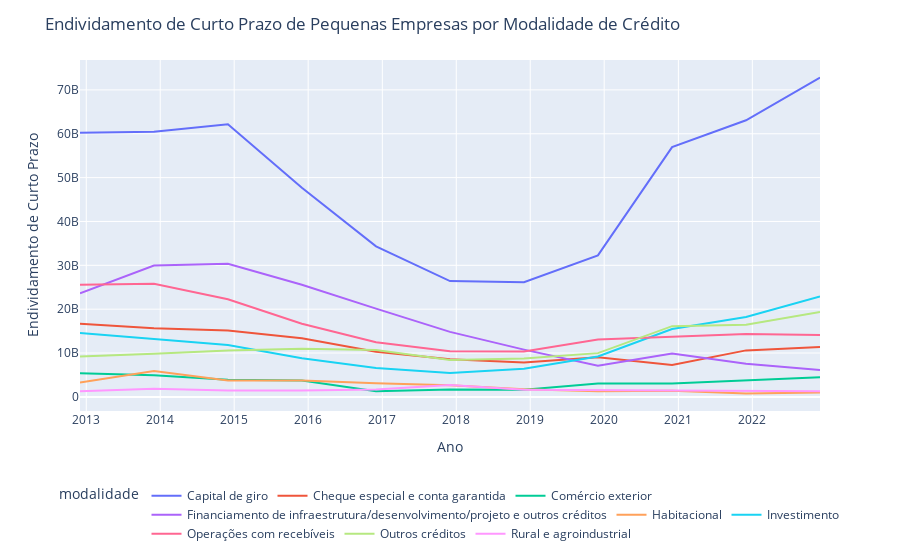

Notebook code cell kept with this figure:
### Code cell
fig = px.line(df_total_pequeno, 
             x='data_base',
             y='curto_prazo_deflacionado', 
             color='modalidade')

fig.update_layout(title_text='Endividamento de Curto Prazo de Pequenas Empresas por Modalidade de Crédito',
             xaxis_title='Ano',
             yaxis_title='Endividamento de Curto Prazo',
             legend_orientation="h",
             legend=dict(y=-0.2, x=0.5, xanchor='center'))

fig.show()

### Figure 1 — Plotly figure (JSON) as saved in the notebook; plotly's stock layout.template omitted (floating-point values rounded to 4 significant figures)
{"data": [{"hovertemplate": "modalidade=Capital de giro<br>data_base=%{x}<br>curto_prazo_deflacionado=%{y}<extra></extra>", "legendgroup": "Capital de giro", "line": {"color": "#636efa", "dash": "solid"}, "marker": {"symbol": "circle"}, "mode": "lines", "name": "Capital de giro", "orientation": "v", "showlegend": true, "type": "scatter", "x": ["2012-12", "2013-12", "2014-12", "2015-12", "2016-12", "2017-12", "2018-12", "2019-12", "2020-12", "2021-12", "2022-12"], "xaxis": "x", "y": [60250000000.0, 60470000000.0, 62170000000.0, 47670000000.0, 34340000000.0, 26400000000.0, 26140000000.0, 32270000000.0, 56950000000.0, 63070000000.0, 72820000000.0], "yaxis": "y"}, {"hovertemplate": "modalidade=Cheque especial e conta garantida<br>data_base=%{x}<br>curto_prazo_deflacionado=%{y}<extra></extra>", "legendgroup": "Cheque especial e conta garantida", "line": {"color": "#EF553B", "dash": "solid"}, "marker": {"symbol": "circle"}, "mode": "lines", "name": "Cheque especial e conta garantida", "orientation": "v", "showlegend": true, "type": "scatter", "x": ["2012-12", "2013-12", "2014-12", "2015-12", "2016-12", "2017-12", "2018-12", "2019-12", "2020-12", "2021-12", "2022-12"], "xaxis": "x", "y": [16660000000.0, 15680000000.0, 15150000000.0, 13390000000.0, 10290000000.0, 8562000000.0, 7864000000.0, 9031000000.0, 7263000000.0, 10600000000.0, 11380000000.0], "yaxis": "y"}, {"hovertemplate": "modalidade=Comércio exterior<br>data_base=%{x}<br>curto_prazo_deflacionado=%{y}<extra></extra>", "legendgroup": "Comércio exterior", "line": {"color": "#00cc96", "dash": "solid"}, "marker": {"symbol": "circle"}, "mode": "lines", "name": "Comércio exterior", "orientation": "v", "showlegend": true, "type": "scatter", "x": ["2012-12", "2013-12", "2014-12", "2015-12", "2016-12", "2017-12", "2018-12", "2019-12", "2020-12", "2021-12", "2022-12"], "xaxis": "x", "y": [5374000000.0, 4952000000.0, 3888000000.0, 3721000000.0, 1272000000.0, 1693000000.0, 1599000000.0, 3033000000.0, 3058000000.0, 3720000000.0, 4493000000.0], "yaxis": "y"}, {"hovertemplate": "modalidade=Financiamento de infraestrutura/desenvolvimento/projeto e outros créditos<br>data_base=%{x}<br>curto_prazo_deflacionado=%{y}<extra></extra>", "legendgroup": "Financiamento de infraestrutura/desenvolvimento/projeto e outros créditos", "line": {"color": "#ab63fa", "dash": "solid"}, "marker": {"symbol": "circle"}, "mode": "lines", "name": "Financiamento de infraestrutura/desenvolvimento/projeto e outros créditos", "orientation": "v", "showlegend": true, "type": "scatter", "x": ["2012-12", "2013-12", "2014-12", "2015-12", "2016-12", "2017-12", "2018-12", "2019-12", "2020-12", "2021-12", "2022-12"], "xaxis": "x", "y": [23620000000.0, 29930000000.0, 30350000000.0, 25580000000.0, 20130000000.0, 14820000000.0, 10770000000.0, 7081000000.0, 9882000000.0, 7578000000.0, 6141000000.0], "yaxis": "y"}, {"hovertemplate": "modalidade=Habitacional<br>data_base=%{x}<br>curto_prazo_deflacionado=%{y}<extra></extra>", "legendgroup": "Habitacional", "line": {"color": "#FFA15A", "dash": "solid"}, "marker": {"symbol": "circle"}, "mode": "lines", "name": "Habitacional", "orientation": "v", "showlegend": true, "type": "scatter", "x": ["2012-12", "2013-12", "2014-12", "2015-12", "2016-12", "2017-12", "2018-12", "2019-12", "2020-12", "2021-12", "2022-12"], "xaxis": "x", "y": [3258000000.0, 5895000000.0, 3758000000.0, 3759000000.0, 3120000000.0, 2658000000.0, 1756000000.0, 1285000000.0, 1388000000.0, 783400000.0, 1005000000.0], "yaxis": "y"}, {"hovertemplate": "modalidade=Investimento<br>data_base=%{x}<br>curto_prazo_deflacionado=%{y}<extra></extra>", "legendgroup": "Investimento", "line": {"color": "#19d3f3", "dash": "solid"}, "marker": {"symbol": "circle"}, "mode": "lines", "name": "Investimento", "orientation": "v", "showlegend": true, "type": "scatter", "x": ["2012-12", "2013-12", "2014-12", "2015-12", "2016-12", "2017-12", "2018-12", "2019-12", "2020-12", "2021-12", "2022-12"], "xaxis": "x", "y": [14580000000.0, 13160000000.0, 11830000000.0, 8832000000.0, 6590000000.0, 5445000000.0, 6425000000.0, 9202000000.0, 15480000000.0, 18220000000.0, 22880000000.0], "yaxis": "y"}, {"hovertemplate": "modalidade=Operações com recebíveis<br>data_base=%{x}<br>curto_prazo_deflacionado=%{y}<extra></extra>", "legendgroup": "Operações com recebíveis", "line": {"color": "#FF6692", "dash": "solid"}, "marker": {"symbol": "circle"}, "mode": "lines", "name": "Operações com recebíveis", "orientation": "v", "showlegend": true, "type": "scatter", "x": ["2012-12", "2013-12", "2014-12", "2015-12", "2016-12", "2017-12", "2018-12", "2019-12", "2020-12", "2021-12", "2022-12"], "xaxis": "x", "y": [25580000000.0, 25800000000.0, 22270000000.0, 16690000000.0, 12480000000.0, 10420000000.0, 10370000000.0, 13090000000.0, 13710000000.0, 14310000000.0, 14090000000.0], "yaxis": "y"}, {"hovertemplate": "modalidade=Outros créditos<br>data_base=%{x}<br>curto_prazo_deflacionado=%{y}<extra></extra>", "legendgroup": "Outros créditos", "line": {"color": "#B6E880", "dash": "solid"}, "marker": {"symbol": "circle"}, "mode": "lines", "name": "Outros créditos", "orientation": "v", "showlegend": true, "type": "scatter", "x": ["2012-12", "2013-12", "2014-12", "2015-12", "2016-12", "2017-12", "2018-12", "2019-12", "2020-12", "2021-12", "2022-12"], "xaxis": "x", "y": [9224000000.0, 9810000000.0, 10590000000.0, 10960000000.0, 10710000000.0, 8391000000.0, 8729000000.0, 9977000000.0, 16130000000.0, 16430000000.0, 19360000000.0], "yaxis": "y"}, {"hovertemplate": "modalidade=Rural e agroindustrial<br>data_base=%{x}<br>curto_prazo_deflacionado=%{y}<extra></extra>", "legendgroup": "Rural e agroindustrial", "line": {"color": "#FF97FF", "dash": "solid"}, "marker": {"symbol": "circle"}, "mode": "lines", "name": "Rural e agroindustrial", "orientation": "v", "showlegend": true, "type": "scatter", "x": ["2012-12", "2013-12", "2014-12", "2015-12", "2016-12", "2017-12", "2018-12", "2019-12", "2020-12", "2021-12", "2022-12"], "xaxis": "x", "y": [1278000000.0, 1849000000.0, 1464000000.0, 1459000000.0, 1675000000.0, 2730000000.0, 1601000000.0, 1518000000.0, 1410000000.0, 1339000000.0, 1292000000.0], "yaxis": "y"}], "layout": {"autosize": true, "legend": {"orientation": "h", "title": {"text": "modalidade"}, "tracegroupgap": 0, "x": 0.5, "xanchor": "center", "y": -0.2}, "margin": {"t": 60}, "title": {"text": "Endividamento de Curto Prazo de Pequenas Empresas por Modalidade de Crédito"}, "xaxis": {"anchor": "y", "autorange": true, "domain": [0, 1], "range": ["2012-12-01", "2022-12-01"], "title": {"text": "Ano"}, "type": "date"}, "yaxis": {"anchor": "x", "autorange": true, "domain": [0, 1], "range": [-3218000000.0, 76820000000.0], "title": {"text": "Endividamento de Curto Prazo"}, "type": "linear"}}}
